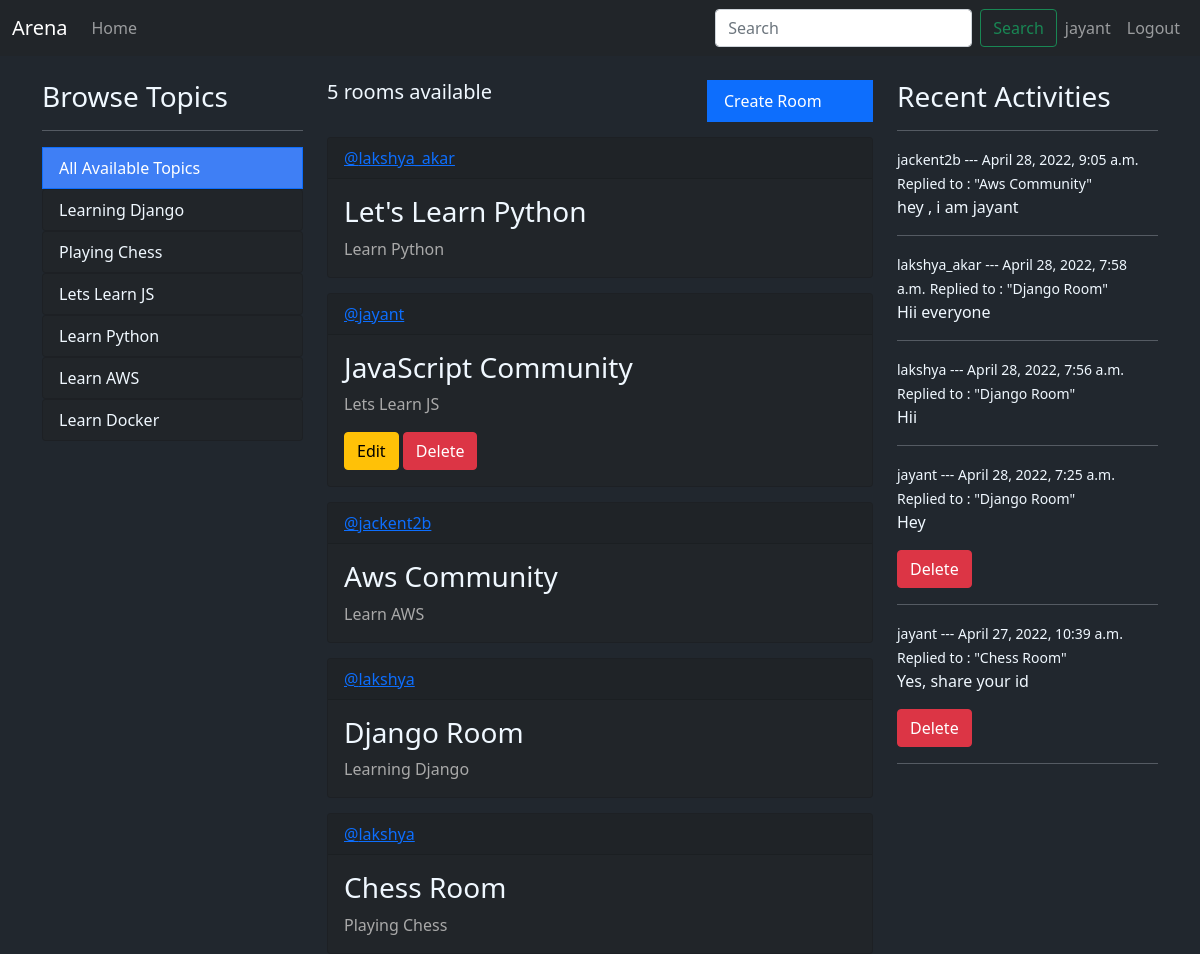
Screenshot of / (signed in) with the database file from the repository.
### myapp/models.py (models this page shows, shortened)
class Topic(models.Model):
    name = models.CharField(max_length=100)

class Room(models.Model):
    host =  models.ForeignKey(User, on_delete=models.SET_NULL, null= True)
    topic = models.ForeignKey(Topic, on_delete=models.SET_NULL, null= True)
    name = models.CharField(max_length=100)
    description = models.TextField(null=True, blank=True)
    participants = models.ManyToManyField(User,related_name='participants', blank=True)
    updated = models.DateField(auto_now=True)
    created = models.DateTimeField(auto_now_add=True)
    class Meta:
        ordering = ['-updated','-created']
    def __str__(self):
        return self.name

class Message(models.Model):
    user = models.ForeignKey(User,on_delete=models.CASCADE)
    room = models.ForeignKey(Room,on_delete=models.CASCADE)
    body = models.TextField()
    updated = models.DateField(auto_now=True)
    created = models.DateTimeField(auto_now_add=True)
    class Meta:
        ordering = ['-updated','-created']

### myapp/views.py (the view)
# urls.py: 2. Add a URL to urlpatterns:  path('', views.home, name='home')
def home(request):
    q = request.GET.get('q') if request.GET.get('q') != None else ''
    rooms = Room.objects.filter(
        Q(topic__name__icontains = q) | Q(name__icontains = q) | Q(description__icontains = q)
    )
    topics = Topic.objects.all()
    room_count = rooms.count()
    room_messages = Message.objects.filter(
        Q(room__topic__name__icontains=q))[0:5]
    context = {"rooms":rooms , "topics":topics, "room_count":room_count, 'room_messages': room_messages}
    return render(request, "home.html",context)

### templates/home.html
{% extends 'main.html' %} {%block content%}
<div class="container">
  <div class="row">
    <div class="col-3">{% include 'topics.html' %}</div>
    <div class="col-6">{%include 'feed_component.html'%}</div>
    <div class="col-3">{% include 'activity_component.html' %}</div>
  </div>
</div>
{%endblock content%}

### templates/navbar.html (shortened to what this page needs)
<nav class="navbar fixed-top navbar-expand-lg navbar-dark bg-dark">
  <div class="container-fluid">
    <a class="navbar-brand" href="/">Arena</a>
    <div class="collapse navbar-collapse" id="navbarSupportedContent">
      <ul class="navbar-nav me-auto mb-2 mb-lg-0 navbar-nav-scroll">
        <li class="nav-item active">
          <a class="nav-link" href="/">Home </a>
        </li>
      </ul>
      <form class="d-flex" method="GET" action="{% url 'home' %}">
        <input
          class="form-control me-2"
          placeholder="Search"
          aria-label="Search"
          type="text"
          name="q"
          placeholder="Search Rooms"
        />
        <button class="btn btn-outline-success" type="submit">Search</button>
      </form>
      <ul class="navbar-nav mb-2 mb-lg-0">
        {% if request.user.is_authenticated %}
        <li class="nav-item active">
          <a class="nav-link" href="{% url 'user-profile' user.id %}"
            >{{request.user}}
          </a>
        </li>
        <li class="nav-item active">
          <a class="nav-link" href="/logout">Logout </a>
        </li>
        {% else %}
        <li class="nav-item active">
          <a class="nav-link" href="/login">Login </a>
        </li>
        {% endif %}
      </ul>
    </div>
  </div>
</nav>

### templates/topics.html
<div>
  <h3>Browse Topics</h3>
  <hr />
  <a
    href="{% url 'home' %}"
    class="list-group-item list-group-item-action active"
    aria-current="true"
    style="background-color:rgb(63, 127, 245)"
  >
    All Available Topics
  </a>
  {% for topic in topics%}
  <div class="list-group">
    <a
      href="{% url 'home' %}?q={{topic.name}}"
      class="list-group-item list-group-item-action"
      style="background-color: #212529; color: aliceblue;"
      >{{topic.name}}</a
    >
  </div>
  {%endfor%}
</div>

### templates/feed_component.html
<div class="row">
  <div class="col-8">
    <h5>{{room_count}} rooms available</h5>
  </div>
  <div class="col-4">
    <a
      href="{% url 'create-room' %}"
      class="list-group-item list-group-item-action active"
      aria-current="true"
    >
      Create Room
    </a>
  </div>
</div>
<div>
  {% for room in rooms%}
  <div class="card" style="margin-top: 15px; background-color: #212529">
    <div class="card-header" style="color: rgb(63, 127, 245)">
      <a href="/user-profile/{{room.host.id}}">@{{room.host.username}}</a>
    </div>
    <div class="card-body">
      <h3 class="card-title">
        <a
          style="text-decoration: none; color: aliceblue"
          href="/room/{{room.id}}"
          >{{room.name}}</a
        >
      </h3>
      <p class="card-text" style="color: darkgray">{{room.topic.name}}</p>
      {% if request.user == room.host %}
      <a href="{% url 'update-room' room.id  %}" class="btn btn-warning">
        Edit</a
      >
      <a href="{% url 'delete-room' room.id %}" class="btn btn-danger"
        >Delete</a
      >
      {%endif%}
    </div>
  </div>
  {% endfor %}
</div>

### templates/activity_component.html
<h3>Recent Activities</h3>
<hr />
{% for message in room_messages %}
<div>
  <small>{{message.user}} --- {{message.created}}</small>
  <small>Replied to : "{{message.room}}"</small>
  <p>{{message.body}}</p>
  {% if request.user == message.user %}
  <a href="{% url 'delete-message' message.id%}" class="btn btn-danger"
    >Delete</a
  >
  {% endif %}
  <hr />
</div>
{% endfor %}

### templates/main.html (style rules this page uses)
body { margin-top: 5rem; background-color: #21272e; color: aliceblue; }

### rows the page displays
Topic: name "Learning Django"
Topic: name "Playing Chess"
Topic: name "Lets Learn JS"
Topic: name "Learn Python"
Topic: name "Learn AWS"
Topic: name "Learn Docker"
Room: host.username "lakshya_akar", name "Let's Learn Python", topic.name "Learn Python"
Room: host.username "jayant", name "JavaScript Community", topic.name "Lets Learn JS", shows "Edit"
Room: host.username "jackent2b", name "Aws Community", topic.name "Learn AWS"
Room: host.username "lakshya", name "Django Room", topic.name "Learning Django"
Room: host.username "lakshya", name "Chess Room", topic.name "Playing Chess"
Message: user "jackent2b", created "April 28, 2022, 9:05 a.m.", room "Aws Community", body "hey , i am jayant"
Message: user "lakshya_akar", created "April 28, 2022, 7:58 a.m.", room "Django Room", body "Hii everyone"
Message: user "lakshya", created "April 28, 2022, 7:56 a.m.", room "Django Room", body "Hii"
Message: user "jayant", created "April 28, 2022, 7:25 a.m.", room "Django Room", body "Hey", shows "Delete"
Message: user "jayant", created "April 27, 2022, 10:39 a.m.", room "Chess Room", body "Yes, share your id", shows "Delete"

### other values shown
{{ request.user }} "jayant"
{{ room_count }} "5"
